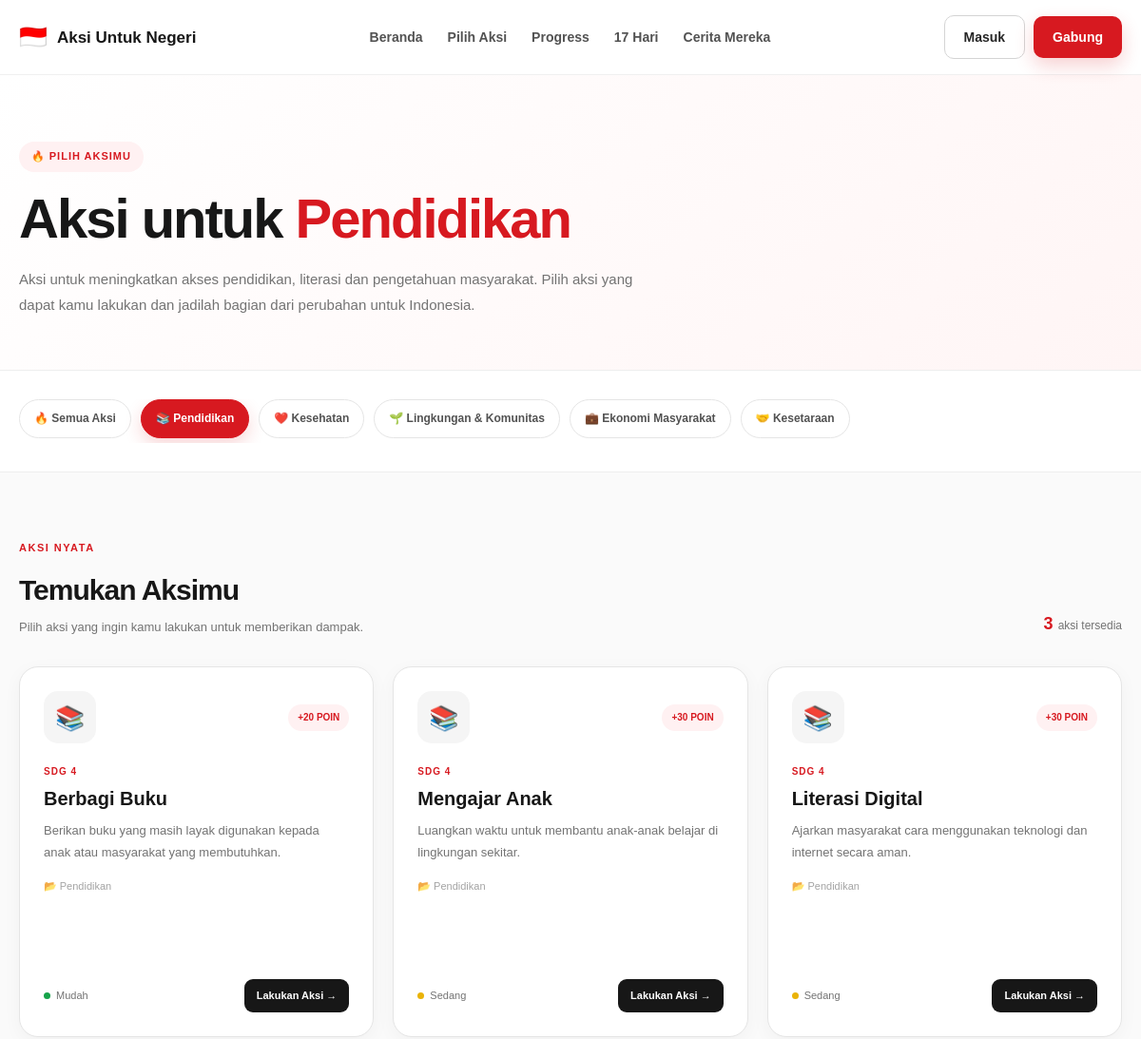
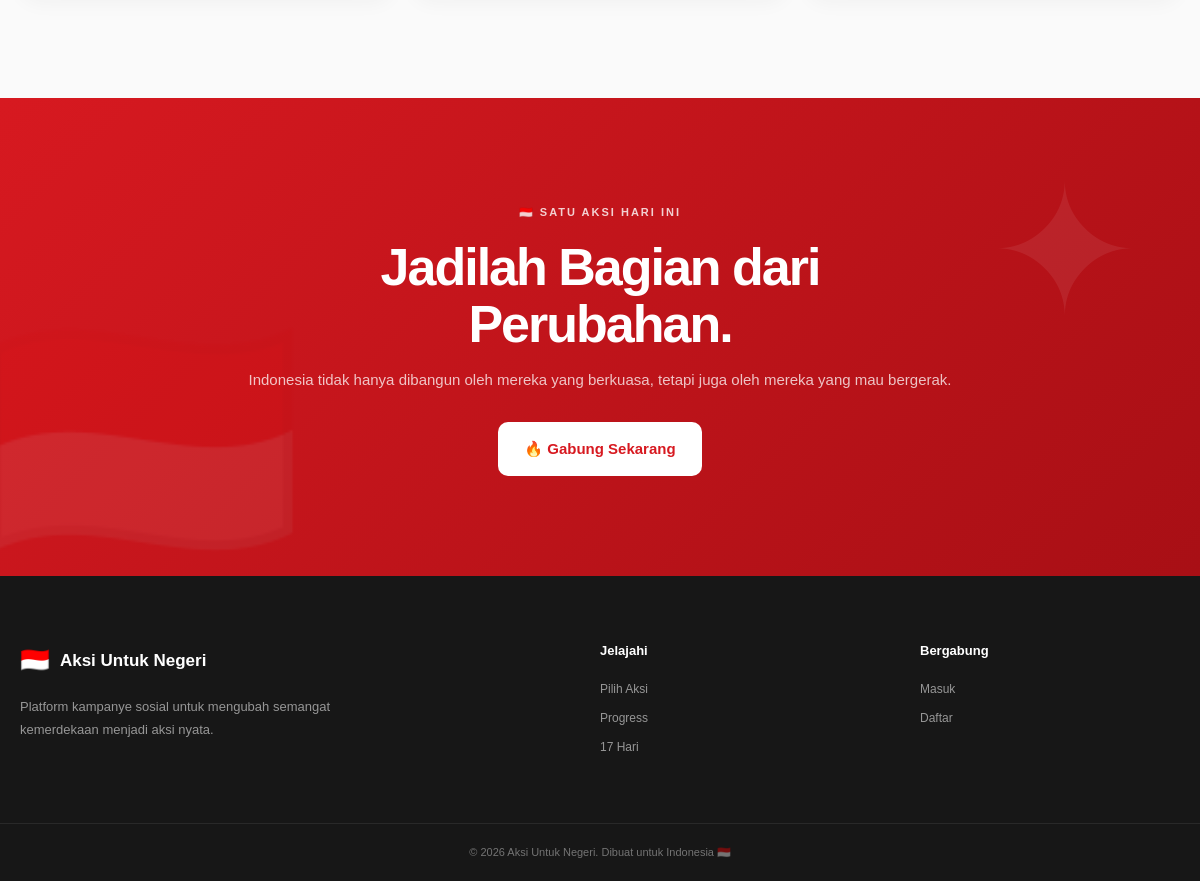
Screenshot of /pages/aksi.php?kategori=1 with the database file from the repository (2 pictures, top to bottom).
### tables this page shows
CREATE TABLE `kategori` (
  `id` int NOT NULL,
  `nama_kategori` varchar(100) NOT NULL,
  `icon` varchar(50) DEFAULT NULL,
  `warna` varchar(20) DEFAULT NULL,
  `sdg` varchar(100) DEFAULT NULL,
  `deskripsi` text
);

CREATE TABLE `aksi` (
  `id` int NOT NULL,
  `kategori_id` int NOT NULL,
  `nama_aksi` varchar(150) NOT NULL,
  `deskripsi` text NOT NULL,
  `poin` int DEFAULT '10',
  `tingkat_kesulitan` enum('Mudah','Sedang','Sulit') DEFAULT 'Mudah',
  `created_at` timestamp NULL DEFAULT CURRENT_TIMESTAMP
);

### pages/aksi.php (the view, shortened to what this page needs)
<?php
require_once "../config/database.php";
$kategoriId = isset($_GET['kategori'])
    ? (int) $_GET['kategori']
    : 0;
$queryKategori = mysqli_query(
    $conn,
    "SELECT * FROM kategori ORDER BY id ASC"
);
$kategoriDipilih = null;
if ($kategoriId > 0) {
    $stmtKategori = mysqli_prepare(
        $conn,
        "SELECT * FROM kategori WHERE id = ?"
    );
    mysqli_stmt_bind_param(
        $stmtKategori,
        "i",
        $kategoriId
    );
    mysqli_stmt_execute($stmtKategori);
    $resultKategori =
        mysqli_stmt_get_result($stmtKategori);
    $kategoriDipilih =
        mysqli_fetch_assoc($resultKategori);
}
if ($kategoriId > 0) {
    $stmtAksi = mysqli_prepare(
        $conn,
        "SELECT
            aksi.*,
            kategori.nama_kategori,
            kategori.icon,
            kategori.sdg
         FROM aksi
         INNER JOIN kategori
            ON aksi.kategori_id = kategori.id
         WHERE aksi.kategori_id = ?
         ORDER BY aksi.id ASC"
    );
    mysqli_stmt_bind_param(
        $stmtAksi,
        "i",
        $kategoriId
    );
    mysqli_stmt_execute($stmtAksi);
    $queryAksi =
        mysqli_stmt_get_result($stmtAksi);
}
$totalAksi = mysqli_num_rows($queryAksi);
?>
<!DOCTYPE html>
<html lang="id">
<head>
    <link
        rel="stylesheet"
        href="../assets/css/style.css"
    >
</head>
<body class="aksi-page">
<header class="navbar">
    <div class="container nav-container">
        <a
            href="../index.php"
            class="logo"
        >
            <span class="logo-icon">
                🇮🇩
            </span>
            <span>
                Aksi Untuk Negeri
            </span>
        </a>
        <nav class="nav-menu">
            <a href="../index.php#beranda">
                Beranda
            </a>
            <a href="aksi.php">
                Pilih Aksi
            </a>
            <a href="../index.php#progress">
                Progress
            </a>
            <a href="../index.php#tantangan">
                17 Hari
            </a>
            <a href="../index.php#cerita">
                Cerita Mereka
            </a>
        </nav>
        <div class="nav-button">
            <a
                href="../login.php"
                class="btn btn-outline"
            >
                Masuk
            </a>
            <a
                href="../register.php"
                class="btn btn-primary"
            >
                Gabung
            </a>
        </div>
    </div>
</header>
<section class="aksi-hero">
    <div class="container">
        <div class="aksi-hero-content">
            <div class="aksi-badge">
                🔥 PILIH AKSIMU
            </div>
            <?php if ($kategoriDipilih): ?>
                <h1>
                    Aksi untuk
                    <span>
                        <?= htmlspecialchars(
                            $kategoriDipilih['nama_kategori']
                        ) ?>
                    </span>
                </h1>
                <p>
                    <?= htmlspecialchars(
                        $kategoriDipilih['deskripsi']
                    ) ?>
                    Pilih aksi yang dapat kamu lakukan
                    dan jadilah bagian dari perubahan
                    untuk Indonesia.
                </p>
            <?php endif; ?>
        </div>
    </div>
</section>
<section class="kategori-filter">
    <div class="container">
        <div class="kategori-filter-list">
            <a
                href="aksi.php"
                class="kategori-filter-item
                <?= $kategoriId === 0
                    ? 'active'
                    : '' ?>"
            >
                🔥 Semua Aksi
            </a>
            <?php
            mysqli_data_seek(
                $queryKategori,
                0
            );
            ?>
            <?php while (
                $kategori = mysqli_fetch_assoc(
                    $queryKategori
                )
            ): ?>
                <a
                    href="aksi.php?kategori=<?= $kategori['id'] ?>"
                    class="kategori-filter-item
                    <?= $kategoriId === (int) $kategori['id']
                        ? 'active'
                        : '' ?>"
                >
                    <?= htmlspecialchars(
                        $kategori['icon']
                    ) ?>
                    <?= htmlspecialchars(
                        $kategori['nama_kategori']
                    ) ?>
                </a>
            <?php endwhile; ?>
        </div>
    </div>
</section>
<section class="aksi-list-section">
    <div class="container">
        <div class="aksi-list-header">
            <div>
                <span class="section-label">
                    AKSI NYATA
                </span>
                <h2>
                    Temukan Aksimu
                </h2>
                <p>
                    Pilih aksi yang ingin kamu lakukan
                    untuk memberikan dampak.
                </p>
            </div>
            <div class="aksi-count">
                <strong>
                    <?= $totalAksi ?>
                </strong>
                aksi tersedia
            </div>
        </div>
        <?php if ($totalAksi > 0): ?>
            <div class="aksi-grid">
                <?php while (
                    $aksi = mysqli_fetch_assoc(
                        $queryAksi
                    )
                ): ?>
                    <article class="aksi-card">
                        <div class="aksi-card-top">
                            <div class="aksi-icon">
                                <?= htmlspecialchars(
                                    $aksi['icon']
                                ) ?>
                            </div>
                            <div class="aksi-poin">
                                +<?= $aksi['poin'] ?>
                                POIN
                            </div>
                        </div>
                        <span class="aksi-sdg">
                            <?= htmlspecialchars(
                                $aksi['sdg']
                            ) ?>
                        </span>
                        <h3>
                            <?= htmlspecialchars(
                                $aksi['nama_aksi']
                            ) ?>
                        </h3>
                        <p class="aksi-card-description">
                            <?= htmlspecialchars(
                                $aksi['deskripsi']
                            ) ?>
                        </p>
                        <div class="aksi-category">
                            📂
                            <?= htmlspecialchars(
                                $aksi['nama_kategori']
                            ) ?>
                        </div>
                        <div class="aksi-footer">
                            <div class="aksi-difficulty">
                                <?php
                                $difficultyClass =
                                    strtolower(
                                        $aksi[
                                            'tingkat_kesulitan'
                                        ]
                                    );
                                ?>
                                <span
                                    class="aksi-difficulty-dot
                                    <?= $difficultyClass ?>"
                                ></span>
                                <?= htmlspecialchars(
                                    $aksi[
                                        'tingkat_kesulitan'
                                    ]
                                ) ?>
                            </div>
                            <a
                            href="<?= isset($_SESSION['user_id'])
                                ? '../lakukan-aksi.php?aksi=' . $aksi['id']
                                : '../login.php?aksi=' . $aksi['id'] ?>"
                            class="aksi-button"
                        >
                            Lakukan Aksi →
                        </a>
                        </div>
                    </article>
                <?php endwhile; ?>
            </div>
        <?php endif; ?>
    </div>
</section>
<section class="cta-section">
    <div class="container">
        <div class="cta-content">
            <span>
                🇮🇩 SATU AKSI HARI INI
            </span>
            <h2>
                Jadilah Bagian
                dari Perubahan.
            </h2>
            <p>
                Indonesia tidak hanya dibangun
                oleh mereka yang berkuasa,
                tetapi juga oleh mereka yang mau
                bergerak.
            </p>
            <a
                href="../register.php"
                class="btn btn-white btn-large"
            >
                🔥 Gabung Sekarang
            </a>
        </div>
    </div>
</section>
<footer class="footer">
    <div class="container footer-container">
        <div class="footer-brand">
            <div class="logo">
                <span class="logo-icon">
                    🇮🇩
                </span>
                Aksi Untuk Negeri
            </div>
            <p>
                Platform kampanye sosial untuk
                mengubah semangat kemerdekaan
                menjadi aksi nyata.
            </p>
        </div>
        <div class="footer-links">
            <h4>
                Jelajahi
            </h4>
            <a href="../index.php#aksi">
                Pilih Aksi
            </a>
            <a href="../index.php#progress">
                Progress
            </a>
            <a href="../index.php#tantangan">
                17 Hari
            </a>
        </div>
        <div class="footer-links">
            <h4>
                Bergabung
            </h4>
            <a href="../login.php">
                Masuk
            </a>
            <a href="../register.php">
                Daftar
            </a>
        </div>
    </div>
    <div class="footer-bottom">
        <div class="container">
            <p>
                © <?= date('Y') ?>
                Aksi Untuk Negeri.
                Dibuat untuk Indonesia 🇮🇩
            </p>
        </div>
    </div>
</footer>
</body>
</html>

### assets/css/style.css (style rules this page uses)
* { margin: 0; padding: 0; box-sizing: border-box; }
html { scroll-behavior: smooth; }
body { font-family: Arial, Helvetica, sans-serif; background: #ffffff; color: #171717; line-height: 1.6; }
a { text-decoration: none; color: inherit; }
:root { --red: #d71920; --red-dark: #b51218; --red-light: #fff1f2; --white: #ffffff; --black: #171717; --gray-900: #262626; --gray-700: #525252; --gray-500: #737373; --gray-300: #d4d4d4; --gray-200: #e5e5e5; --gray-100: #f5f5f5; --green: #16a34a; --yellow: #eab308; --blue: #2563eb; --purple: #9333ea; --shadow-sm: 0 4px 15px rgba(0, 0, 0, 0.05); --shadow-md: 0 10px 30px rgba(0, 0, 0, 0.08); --shadow-lg: 0 20px 50px rgba(0, 0, 0, 0.12); --radius-sm: 10px; --radius-md: 18px; --radius-lg: 28px; --container: 1180px; }
.container { width: min( var(--container), calc(100% - 40px) ); margin: 0 auto; }
.btn { display: inline-flex; align-items: center; justify-content: center; gap: 8px; padding: 11px 20px; border-radius: 10px; font-size: 14px; font-weight: 700; transition: transform 0.25s ease, box-shadow 0.25s ease, background 0.25s ease, color 0.25s ease; cursor: pointer; }
.btn-primary { background: var(--red); color: var(--white); box-shadow: 0 8px 20px rgba(215, 25, 32, 0.20); }
.btn-outline { border: 1px solid var(--gray-300); background: var(--white); color: var(--gray-900); }
.btn-white { background: var(--white); color: var(--red); }
.btn-large { padding: 15px 26px; font-size: 15px; }
.navbar { position: sticky; top: 0; z-index: 1000; background: rgba(255, 255, 255, 0.94); border-bottom: 1px solid rgba(0, 0, 0, 0.06); backdrop-filter: blur(15px); }
.nav-container { min-height: 76px; display: flex; align-items: center; justify-content: space-between; gap: 25px; }
.logo { display: flex; align-items: center; gap: 10px; font-size: 17px; font-weight: 800; white-space: nowrap; }
.logo-icon { font-size: 24px; }
.nav-menu { display: flex; align-items: center; gap: 26px; color: var(--gray-700); font-size: 14px; font-weight: 600; }
.nav-menu a { position: relative; padding: 28px 0; }
.nav-menu a::after { content: ""; position: absolute; left: 0; bottom: 18px; width: 0; height: 2px; background: var(--red); transition: width 0.25s ease; }
.nav-button { display: flex; align-items: center; gap: 9px; }
.section-label { display: inline-block; margin-bottom: 12px; color: var(--red); font-size: 11px; font-weight: 900; letter-spacing: 1.5px; }
.cta-section { position: relative; overflow: hidden; padding: 100px 0; background: linear-gradient( 135deg, #d71920, #a80f15 ); color: var(--white); text-align: center; }
.cta-section::before { content: "🇮🇩"; position: absolute; left: -20px; bottom: -70px; font-size: 260px; opacity: 0.07; }
.cta-section::after { content: "✦"; position: absolute; right: 5%; top: 10px; font-size: 180px; opacity: 0.07; }
.cta-content { position: relative; z-index: 2; }
.cta-content > span { font-size: 11px; font-weight: 900; letter-spacing: 2px; opacity: 0.8; }
.cta-content h2 { max-width: 700px; margin: 15px auto; font-size: 52px; line-height: 1.1; letter-spacing: -2px; }
.cta-content p { margin-bottom: 30px; color: rgba(255, 255, 255, 0.75); font-size: 15px; }
.footer { background: #171717; color: var(--white); }
.footer-container { display: grid; grid-template-columns: 2fr 1fr 1fr; gap: 60px; padding: 65px 0; }
.footer-brand { max-width: 350px; }
.footer-brand .logo { margin-bottom: 15px; }
.footer-brand p { color: rgba(255, 255, 255, 0.55); font-size: 13px; line-height: 1.8; }
.footer-links { display: flex; flex-direction: column; gap: 10px; }
.footer-links h4 { margin-bottom: 8px; font-size: 13px; }
.footer-links a { color: rgba(255, 255, 255, 0.55); font-size: 12px; transition: color 0.2s ease; }
.footer-bottom { border-top: 1px solid rgba(255, 255, 255, 0.08); padding: 20px 0; }
.footer-bottom p { color: rgba(255, 255, 255, 0.4); font-size: 11px; text-align: center; }

### rows the page displays
kategori: nama_kategori "Pendidikan", deskripsi "Aksi untuk meningkatkan akses pendidikan, literasi dan pengetahuan masyarakat.", icon "📚"
kategori: icon "❤️", nama_kategori "Kesehatan"
kategori: icon "🌱", nama_kategori "Lingkungan & Komunitas"
kategori: icon "💼", nama_kategori "Ekonomi Masyarakat"
kategori: icon "🤝", nama_kategori "Kesetaraan"
aksi: kategori.icon "📚", poin "20", kategori.sdg "SDG 4", nama_aksi "Berbagi Buku", deskripsi "Berikan buku yang masih layak digunakan kepada anak atau masyarakat yang membutuhkan.", kategori.nama_kategori "Pendidikan", tingkat_kesulitan "Mudah"
aksi: kategori.icon "📚", poin "30", kategori.sdg "SDG 4", nama_aksi "Mengajar Anak", deskripsi "Luangkan waktu untuk membantu anak-anak belajar di lingkungan sekitar.", kategori.nama_kategori "Pendidikan", tingkat_kesulitan "Sedang"
aksi: kategori.icon "📚", poin "30", kategori.sdg "SDG 4", nama_aksi "Literasi Digital", deskripsi "Ajarkan masyarakat cara menggunakan teknologi dan internet secara aman.", kategori.nama_kategori "Pendidikan", tingkat_kesulitan "Sedang"

### other values shown
$totalAksi "3"
